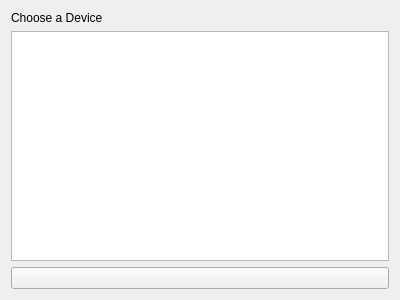
<?xml version="1.0" encoding="UTF-8"?>
<ui version="4.0">
 <class>Form</class>
 <widget class="QWidget" name="Form">
  <property name="geometry">
   <rect>
    <x>0</x>
    <y>0</y>
    <width>400</width>
    <height>300</height>
   </rect>
  </property>
  <property name="windowTitle">
   <string>Form</string>
  </property>
  <layout class="QVBoxLayout" name="verticalLayout_2">
   <item>
    <layout class="QVBoxLayout" name="verticalLayout">
     <item>
      <layout class="QHBoxLayout" name="horizontalLayout_2">
       <item>
        <widget class="QLabel" name="label">
         <property name="text">
          <string>Choose a Device</string>
         </property>
        </widget>
       </item>
      </layout>
     </item>
     <item>
      <widget class="QListView" name="listView"/>
     </item>
    </layout>
   </item>
   <item>
    <widget class="QPushButton" name="pushButton">
     <property name="text">
      <string/>
     </property>
    </widget>
   </item>
  </layout>
 </widget>
 <resources/>
 <connections/>
</ui>
